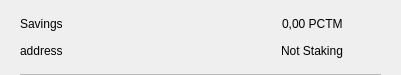
<?xml version="1.0" encoding="UTF-8"?>
<ui version="4.0">
 <class>CSRow</class>
 <widget class="QWidget" name="CSRow">
  <property name="geometry">
   <rect>
    <x>0</x>
    <y>0</y>
    <width>401</width>
    <height>75</height>
   </rect>
  </property>
  <property name="windowTitle">
   <string>Form</string>
  </property>
  <layout class="QVBoxLayout" name="verticalLayout">
   <property name="spacing">
    <number>0</number>
   </property>
   <property name="leftMargin">
    <number>20</number>
   </property>
   <property name="topMargin">
    <number>10</number>
   </property>
   <property name="rightMargin">
    <number>20</number>
   </property>
   <property name="bottomMargin">
    <number>0</number>
   </property>
   <item>
    <widget class="QWidget" name="info" native="true">
     <property name="minimumSize">
      <size>
       <width>0</width>
       <height>0</height>
      </size>
     </property>
     <layout class="QHBoxLayout" name="horizontalLayout_3">
      <property name="leftMargin">
       <number>0</number>
      </property>
      <property name="topMargin">
       <number>0</number>
      </property>
      <property name="rightMargin">
       <number>0</number>
      </property>
      <property name="bottomMargin">
       <number>10</number>
      </property>
      <item>
       <widget class="QWidget" name="container" native="true">
        <property name="minimumSize">
         <size>
          <width>0</width>
          <height>0</height>
         </size>
        </property>
        <layout class="QVBoxLayout" name="verticalLayout_2">
         <property name="spacing">
          <number>0</number>
         </property>
         <property name="leftMargin">
          <number>0</number>
         </property>
         <property name="topMargin">
          <number>0</number>
         </property>
         <property name="rightMargin">
          <number>0</number>
         </property>
         <property name="bottomMargin">
          <number>0</number>
         </property>
         <item>
          <layout class="QHBoxLayout" name="horizontalLayout">
           <item>
            <widget class="QLabel" name="labelName">
             <property name="text">
              <string>Savings</string>
             </property>
            </widget>
           </item>
           <item>
            <spacer name="horizontalSpacer">
             <property name="orientation">
              <enum>Qt::Horizontal</enum>
             </property>
             <property name="sizeHint" stdset="0">
              <size>
               <width>40</width>
               <height>20</height>
              </size>
             </property>
            </spacer>
           </item>
           <item>
            <widget class="QLabel" name="labelAmount">
             <property name="text">
              <string>0,00 PCTM</string>
             </property>
            </widget>
           </item>
          </layout>
         </item>
         <item>
          <layout class="QHBoxLayout" name="horizontalLayout_2">
           <item>
            <widget class="QLabel" name="labelAddress">
             <property name="text">
              <string>address</string>
             </property>
            </widget>
           </item>
           <item>
            <spacer name="horizontalSpacer_2">
             <property name="orientation">
              <enum>Qt::Horizontal</enum>
             </property>
             <property name="sizeHint" stdset="0">
              <size>
               <width>40</width>
               <height>20</height>
              </size>
             </property>
            </spacer>
           </item>
           <item>
            <widget class="QLabel" name="labelStaking">
             <property name="text">
              <string>Not Staking</string>
             </property>
            </widget>
           </item>
          </layout>
         </item>
        </layout>
       </widget>
      </item>
      <item alignment="Qt::AlignHCenter|Qt::AlignVCenter">
       <widget class="QPushButton" name="pushButtonMenu">
        <property name="minimumSize">
         <size>
          <width>24</width>
          <height>24</height>
         </size>
        </property>
        <property name="maximumSize">
         <size>
          <width>32</width>
          <height>32</height>
         </size>
        </property>
        <property name="focusPolicy">
         <enum>Qt::NoFocus</enum>
        </property>
        <property name="styleSheet">
         <string notr="true">border:none; background-color:transparent;</string>
        </property>
        <property name="text">
         <string/>
        </property>
        <property name="icon">
         <iconset>
          <normaloff>://ic-menu-hover</normaloff>://ic-menu-hover</iconset>
        </property>
        <property name="iconSize">
         <size>
          <width>24</width>
          <height>24</height>
         </size>
        </property>
       </widget>
      </item>
     </layout>
    </widget>
   </item>
   <item>
    <widget class="QLabel" name="lblDivisory">
     <property name="minimumSize">
      <size>
       <width>0</width>
       <height>1</height>
      </size>
     </property>
     <property name="maximumSize">
      <size>
       <width>16777215</width>
       <height>1</height>
      </size>
     </property>
     <property name="styleSheet">
      <string notr="true">background-color:#bababa;</string>
     </property>
     <property name="text">
      <string/>
     </property>
     <property name="alignment">
      <set>Qt::AlignBottom|Qt::AlignLeading|Qt::AlignLeft</set>
     </property>
    </widget>
   </item>
  </layout>
 </widget>
 <resources/>
 <connections/>
</ui>
